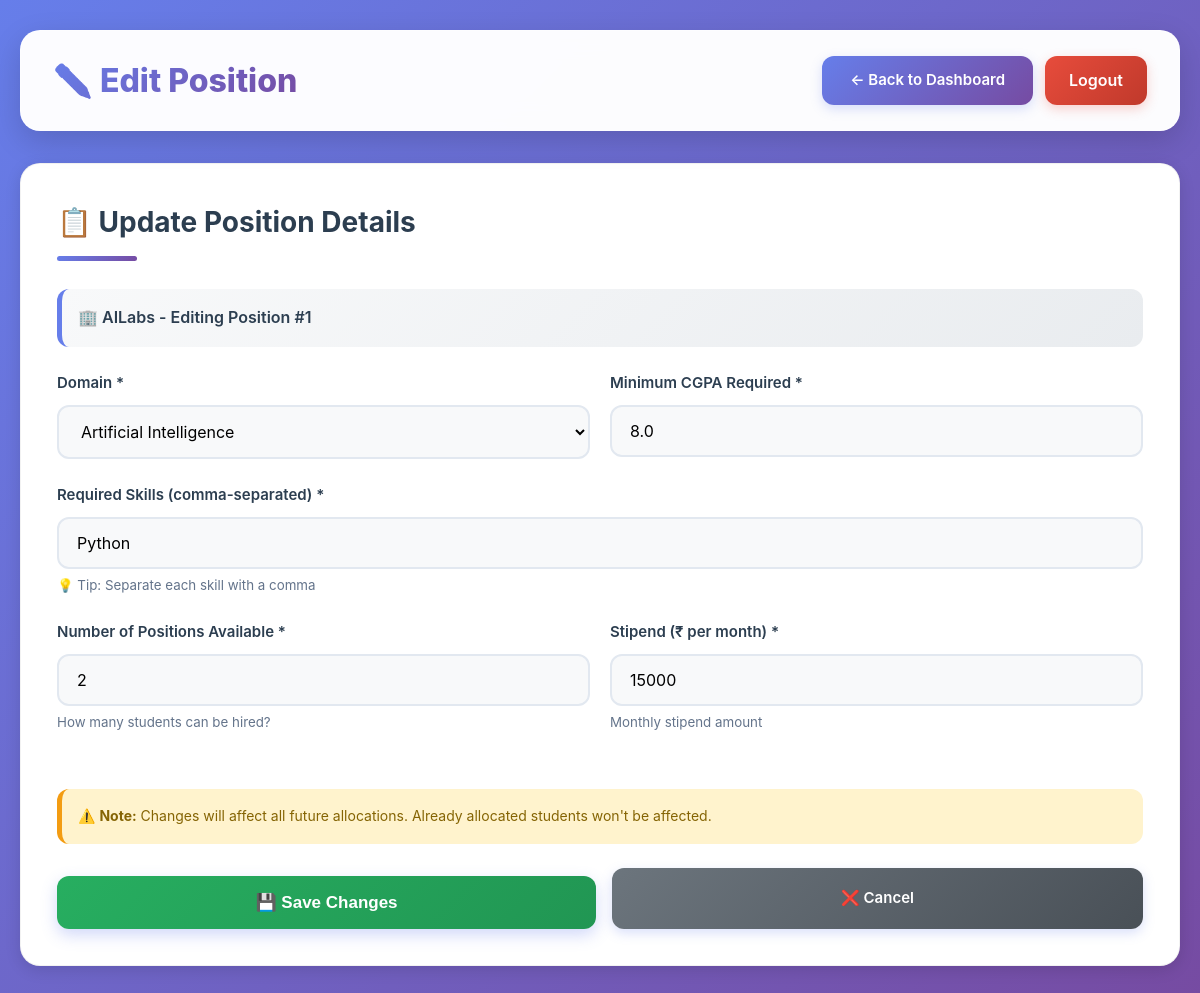
/company/position/edit/1 (signed in), run on the app's committed database.
### tables this page shows
CREATE TABLE company_profile (
            user_id INTEGER PRIMARY KEY,
            company_name TEXT,
            location TEXT,
            contact_email TEXT,
            contact_no TEXT,
            profile_logo TEXT,
            FOREIGN KEY(user_id) REFERENCES users(user_id) ON DELETE CASCADE
        );

CREATE TABLE company_positions (
            position_id INTEGER PRIMARY KEY AUTOINCREMENT,
            company_id INTEGER,
            domain TEXT,
            required_skills TEXT,
            min_cgpa REAL DEFAULT 0,
            positions INTEGER DEFAULT 0,
            stipend INTEGER DEFAULT 0,
            FOREIGN KEY(company_id) REFERENCES users(user_id) ON DELETE CASCADE
        );

### app.py (the view, shortened to what this page needs)
@app.route('/company/position/edit/<int:position_id>', methods=['GET', 'POST'])
@role_required('company')
def edit_position(position_id):
    with get_connection() as conn:
        position = conn.execute("""
            SELECT position_id, domain, required_skills, min_cgpa, positions, stipend
            FROM company_positions
            WHERE position_id = ? AND company_id = ?
        """, (position_id, session['user_id'])).fetchone()
        if not position:
            flash('Position not found or unauthorized access.', 'error')
            return redirect(url_for('company_dashboard'))
        profile = conn.execute("""
            SELECT company_name, location, contact_email, contact_no, profile_logo
            FROM company_profile
            WHERE user_id = ?
        """, (session['user_id'],)).fetchone()
    return render_template('edit_position.html', position=position, profile=profile)

### app.py (called while the page is built)
def role_required(required_role):
    def decorator(f):
        @wraps(f)
        def decorated_function(*args, **kwargs):
            if 'user_id' not in session:
                flash("Please log in to access this page.", "error")
                return redirect(url_for('login'))
            if session.get('role') != required_role:
                flash(f"Access denied. This page is for {required_role}s only.", "error")
                return render_template('403.html'), 403
            return f(*args, **kwargs)
        return decorated_function
    return decorator

def get_connection():
    return sqlite3.connect("platform.db")

### templates/edit_position.html (shortened to what this page needs)
<!DOCTYPE html>
<html lang="en">
<head>
    <link rel="stylesheet" href="{{ url_for('static', filename='css/style.css') }}">
</head>
<body>
    <div class="container">
        <div class="header">
            <h1>✏️ Edit Position</h1>
            <div class="header-actions">
                <a href="/company/dashboard" class="btn">← Back to Dashboard</a>
                <a href="/logout" class="logout-btn">Logout</a>
            </div>
        </div>
        <div class="card">
            <h2>📋 Update Position Details</h2>
            {% if profile and profile[0] %}
            <div style="padding: 16px; background: linear-gradient(135deg, #f8f9fa 0%, #e9ecef 100%); border-radius: 12px; margin-bottom: 24px; border-left: 5px solid #667eea;">
                <p style="margin: 0; font-weight: 600; color: var(--dark-text);">
                    🏢 {{ profile[0] }} - Editing Position #{{ position[0] }}
                </p>
            </div>
            {% endif %}
            <form method="POST">
                <div style="display: grid; grid-template-columns: 1fr 1fr; gap: 20px;">
                    <div class="form-group">
                        <label for="domain">Domain *</label>
                        <select id="domain" name="domain" required>
                            <option value="AI" {% if position[1] == "AI" %}selected{% endif %}>Artificial Intelligence</option>
                        </select>
                    </div>
                    <div class="form-group">
                        <label for="min_cgpa">Minimum CGPA Required *</label>
                        <input type="number" id="min_cgpa" name="min_cgpa" step="0.01" min="0" max="10"
                               value="{{ position[3] }}" required>
                    </div>
                </div>
                <div class="form-group">
                    <label for="required_skills">Required Skills (comma-separated) *</label>
                    <input type="text" id="required_skills" name="required_skills"
                           value="{{ position[2] }}" required>
                    <small style="color: #64748b; display: block; margin-top: 6px;">💡 Tip: Separate each skill with a comma</small>
                </div>
                <div style="display: grid; grid-template-columns: 1fr 1fr; gap: 20px;">
                    <div class="form-group">
                        <label for="positions">Number of Positions Available *</label>
                        <input type="number" id="positions" name="positions" min="1" max="100"
                               value="{{ position[4] }}" required>
                        <small style="color: #64748b; display: block; margin-top: 6px;">How many students can be hired?</small>
                    </div>
                    <div class="form-group">
                        <label for="stipend">Stipend (₹ per month) *</label>
                        <input type="number" id="stipend" name="stipend" min="0"
                               value="{{ position[5] }}" required>
                        <small style="color: #64748b; display: block; margin-top: 6px;">Monthly stipend amount</small>
                    </div>
                </div>
                <div style="margin-top: 32px; padding: 16px; background: #fff3cd; border-radius: 12px; border-left: 5px solid #f39c12;">
                    <p style="margin: 0; color: #856404; font-size: 14px;">
                        ⚠️ <strong>Note:</strong> Changes will affect all future allocations. Already allocated students won't be affected.
                    </p>
                </div>
                <div style="display: flex; gap: 16px; margin-top: 24px;">
                    <button type="submit" style="flex: 1; background: linear-gradient(135deg, #27ae60 0%, #219653 100%);">
                        💾 Save Changes
                    </button>
                    <a href="/company/dashboard" class="btn" style="flex: 1; background: linear-gradient(135deg, #6c757d 0%, #495057 100%); text-align: center; display: flex; align-items: center; justify-content: center; text-decoration: none;">
                        ❌ Cancel
                    </a>
                </div>
            </form>
        </div>
    </div>
</body>
</html>

### static/css/style.css (style rules this page uses)
:root { --primary-gradient: linear-gradient(135deg, #667eea 0%, #764ba2 100%); --success-color: #27ae60; --danger-color: #e74c3c; --warning-color: #f39c12; --info-color: #3498db; --dark-text: #2c3e50; --light-text: #64748b; --border-color: #e2e8f0; --bg-light: #f8f9fa; --shadow-sm: 0 2px 8px rgba(0, 0, 0, 0.08); --shadow-md: 0 4px 16px rgba(0, 0, 0, 0.12); --shadow-lg: 0 10px 30px rgba(0, 0, 0, 0.15); }
* { margin: 0; padding: 0; box-sizing: border-box; }
body { font-family: 'Inter', 'Segoe UI', -apple-system, BlinkMacSystemFont, sans-serif; background: var(--primary-gradient); min-height: 100vh; color: var(--dark-text); line-height: 1.6; }
.container { max-width: 1400px; margin: 30px auto; padding: 0 20px; }
.header { background: rgba(255, 255, 255, 0.98); backdrop-filter: blur(12px); padding: 24px 32px; border-radius: 20px; margin-bottom: 32px; box-shadow: var(--shadow-lg); display: flex; justify-content: space-between; align-items: center; border: 1px solid rgba(255, 255, 255, 0.3); }
.header h1 { font-size: 32px; font-weight: 800; background: var(--primary-gradient); -webkit-background-clip: text; -webkit-text-fill-color: transparent; background-clip: text; }
.header-actions { display: flex; gap: 12px; }
.btn { padding: 12px 28px; background: var(--primary-gradient); color: white; border: none; border-radius: 12px; font-size: 15px; font-weight: 600; cursor: pointer; text-decoration: none; display: inline-block; transition: all 0.3s cubic-bezier(0.4, 0, 0.2, 1); box-shadow: 0 4px 12px rgba(102, 126, 234, 0.25); text-align: center; }
.logout-btn { padding: 12px 24px; background: linear-gradient(135deg, #e74c3c 0%, #c0392b 100%); color: white; border: none; border-radius: 12px; font-weight: 600; text-decoration: none; transition: all 0.3s ease; box-shadow: 0 4px 12px rgba(231, 76, 60, 0.25); }
.card { background: white; border-radius: 20px; box-shadow: var(--shadow-md); padding: 36px; margin-bottom: 32px; transition: all 0.3s ease; border: 1px solid rgba(0, 0, 0, 0.05); }
.card h2 { font-size: 28px; color: var(--dark-text); margin-bottom: 28px; font-weight: 700; position: relative; padding-bottom: 16px; }
.card h2::after { content: ''; position: absolute; bottom: 0; left: 0; width: 80px; height: 5px; background: var(--primary-gradient); border-radius: 3px; }
.form-group { margin-bottom: 24px; }
label { display: block; margin-bottom: 10px; font-weight: 600; color: var(--dark-text); font-size: 15px; }
input[type="text"], input[type="email"], input[type="password"], input[type="number"], input[type="file"], textarea, select { width: 100%; padding: 14px 18px; border: 2px solid var(--border-color); border-radius: 12px; font-size: 16px; font-family: inherit; transition: all 0.3s ease; background: var(--bg-light); }
button[type="submit"] { width: 100%; padding: 16px 32px; background: var(--primary-gradient); color: white; border: none; border-radius: 12px; font-size: 17px; font-weight: 700; cursor: pointer; transition: all 0.3s ease; box-shadow: 0 6px 16px rgba(102, 126, 234, 0.3); margin-top: 8px; }

### data on the page
company_profile: company_name "AILabs"
company_positions: position_id "1", domain "Artificial Intelligence", min_cgpa "8.0", required_skills "Python", positions "2", stipend "15000"
